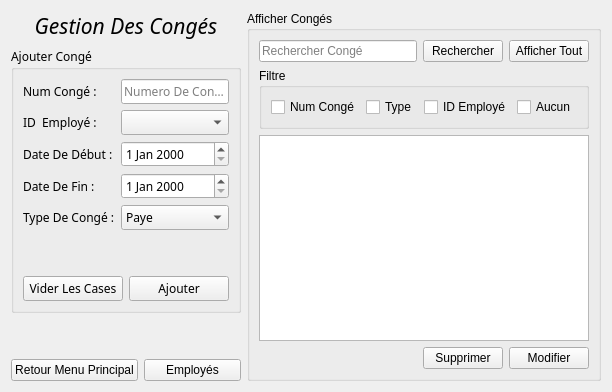
      <widget class="QWidget" name="page_3">
       <layout class="QHBoxLayout" name="horizontalLayout_13" stretch="0,0">
        <item>
         <layout class="QVBoxLayout" name="verticalLayout_7">
          <item>
           <widget class="QLabel" name="Gemploye_2">
            <property name="font">
             <font>
              <family>Montserrat</family>
              <italic>true</italic>
             </font>
            </property>
            <property name="text">
             <string>&lt;html&gt;&lt;head/&gt;&lt;body&gt;&lt;p align=&quot;center&quot;&gt;&lt;span style=&quot; font-size:16pt;&quot;&gt;Gestion Des Congés&lt;/span&gt;&lt;/p&gt;&lt;/body&gt;&lt;/html&gt;</string>
            </property>
           </widget>
          </item>
          <item>
           <widget class="QGroupBox" name="groupBox_5">
            <property name="font">
             <font>
              <family>Montserrat</family>
             </font>
            </property>
            <property name="title">
             <string>Ajouter Congé</string>
            </property>
            <layout class="QVBoxLayout" name="verticalLayout_8">
             <item>
              <layout class="QFormLayout" name="formLayout_2">
               <item row="0" column="0">
                <widget class="QLabel" name="iDLabel_2">
                 <property name="text">
                  <string>Num Congé :</string>
                 </property>
                </widget>
               </item>
               <item row="0" column="1">
                <widget class="QLineEdit" name="lineEditNumConge">
                 <property name="placeholderText">
                  <string>Numero De Congé</string>
                 </property>
                </widget>
               </item>
               <item row="1" column="0">
                <widget class="QLabel" name="nomPrNomLabel_2">
                 <property name="text">
                  <string>ID  Employé :</string>
                 </property>
                 <property name="buddy">
                  <cstring>lineEditNom</cstring>
                 </property>
                </widget>
               </item>
               <item row="1" column="1">
                <widget class="QComboBox" name="comboBoxNom"/>
               </item>
               <item row="2" column="0">
                <widget class="QLabel" name="dateDAdhesionLabel_2">
                 <property name="text">
                  <string>Date De Début :</string>
                 </property>
                </widget>
               </item>
               <item row="2" column="1">
                <widget class="QDateEdit" name="dateEditDebut"/>
               </item>
               <item row="3" column="0">
                <widget class="QLabel" name="sexeLabel_2">
                 <property name="text">
                  <string>Date De Fin :</string>
                 </property>
                </widget>
               </item>
               <item row="3" column="1">
                <widget class="QDateEdit" name="dateEditFin"/>
               </item>
               <item row="4" column="0">
                <widget class="QLabel" name="dPartementLabel_2">
                 <property name="text">
                  <string>Type De Congé :</string>
                 </property>
                </widget>
               </item>
               <item row="4" column="1">
                <widget class="QComboBox" name="comboBoxType">
                 <item>
                  <property name="text">
                   <string>Paye</string>
                  </property>
                 </item>
                 <item>
                  <property name="text">
                   <string>Non Paye</string>
                  </property>
                 </item>
                </widget>
               </item>
              </layout>
             </item>
             <item>
              <spacer name="verticalSpacer_7">
               <property name="orientation">
                <enum>Qt::Vertical</enum>
               </property>
               <property name="sizeHint" stdset="0">
                <size>
                 <width>20</width>
                 <height>40</height>
                </size>
               </property>
              </spacer>
             </item>
             <item>
              <layout class="QHBoxLayout" name="horizontalLayout_11">
               <item>
                <widget class="QPushButton" name="viderCases">
                 <property name="text">
                  <string>Vider Les Cases</string>
                 </property>
                </widget>
               </item>
               <item>
                <widget class="QPushButton" name="ajouter">
                 <property name="text">
                  <string>Ajouter</string>
                 </property>
                </widget>
               </item>
              </layout>
             </item>
            </layout>
           </widget>
          </item>
          <item>
           <spacer name="verticalSpacer_8">
            <property name="orientation">
             <enum>Qt::Vertical</enum>
            </property>
            <property name="sizeHint" stdset="0">
             <size>
              <width>20</width>
              <height>40</height>
             </size>
            </property>
           </spacer>
          </item>
          <item>
           <layout class="QHBoxLayout" name="horizontalLayout_12">
            <item>
             <widget class="QPushButton" name="pushButtonReturn1">
              <property name="text">
               <string>Retour Menu Principal</string>
              </property>
             </widget>
            </item>
            <item>
             <widget class="QPushButton" name="pushButtonGoEmploye">
              <property name="text">
               <string>Employés</string>
              </property>
             </widget>
            </item>
           </layout>
          </item>
         </layout>
        </item>
        <item>
         <widget class="QGroupBox" name="groupBox_6">
          <property name="title">
           <string>Afficher Congés</string>
          </property>
          <layout class="QVBoxLayout" name="verticalLayout_9" stretch="0,0,0,0">
           <item>
            <layout class="QHBoxLayout" name="horizontalLayout_14">
             <item>
              <widget class="QLineEdit" name="lineEdit_recherche_table">
               <property name="placeholderText">
                <string>Rechercher Congé</string>
               </property>
              </widget>
             </item>
             <item>
              <widget class="QPushButton" name="pushButtonStatistiques">
               <property name="text">
                <string>Rechercher</string>
               </property>
              </widget>
             </item>
             <item>
              <widget class="QPushButton" name="pushButtonAfficherToutConge">
               <property name="text">
                <string>Afficher Tout</string>
               </property>
              </widget>
             </item>
            </layout>
           </item>
           <item>
            <widget class="QGroupBox" name="groupBox_7">
             <property name="title">
              <string>Filtre</string>
             </property>
             <layout class="QHBoxLayout" name="horizontalLayout_15">
              <item>
               <widget class="QCheckBox" name="checkBoxNumConge">
                <property name="text">
                 <string>Num Congé</string>
                </property>
               </widget>
              </item>
              <item>
               <widget class="QCheckBox" name="checkBoxTypeConge">
                <property name="text">
                 <string>Type</string>
                </property>
               </widget>
              </item>
              <item>
               <widget class="QCheckBox" name="checkBoxNomEmploye">
                <property name="text">
                 <string>ID Employé</string>
                </property>
               </widget>
              </item>
              <item>
               <widget class="QCheckBox" name="pushButtonAucun1">
                <property name="text">
                 <string>Aucun</string>
                </property>
               </widget>
              </item>
             </layout>
            </widget>
           </item>
           <item>
            <widget class="QTableView" name="tableViewConge"/>
           </item>
           <item>
            <layout class="QHBoxLayout" name="horizontalLayout_16">
             <item>
              <spacer name="horizontalSpacer_2">
               <property name="orientation">
                <enum>Qt::Horizontal</enum>
               </property>
               <property name="sizeHint" stdset="0">
                <size>
                 <width>40</width>
                 <height>20</height>
                </size>
               </property>
              </spacer>
             </item>
             <item>
              <widget class="QPushButton" name="pushButtonSuppr">
               <property name="text">
                <string>Supprimer</string>
               </property>
              </widget>
             </item>
             <item>
              <widget class="QPushButton" name="pushButtonEdit">
               <property name="text">
                <string>Modifier</string>
               </property>
               <property name="checkable">
                <bool>true</bool>
               </property>
              </widget>
             </item>
            </layout>
           </item>
          </layout>
         </widget>
        </item>
       </layout>
      </widget>
